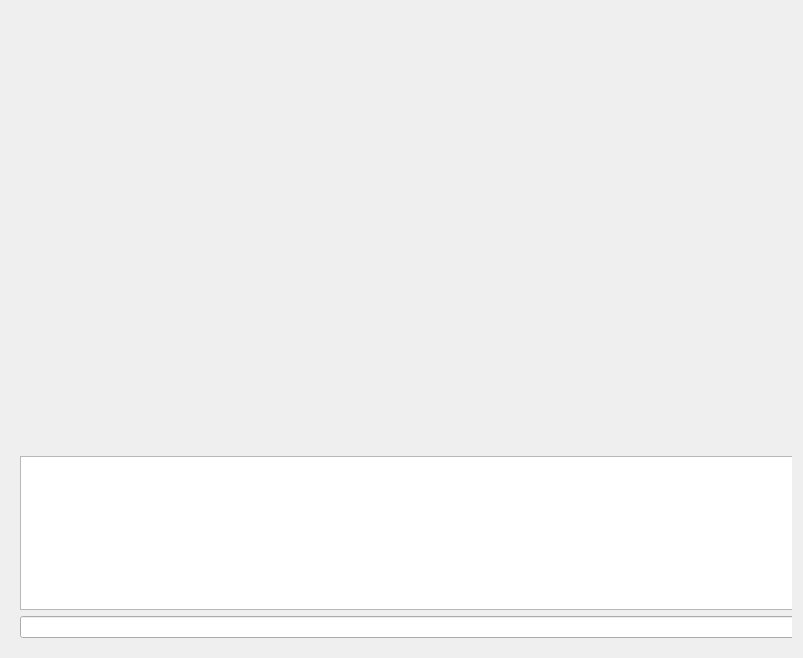
<?xml version="1.0" encoding="UTF-8"?>
<ui version="4.0">
 <class>CodeForm</class>
 <widget class="QWidget" name="CodeForm">
  <property name="geometry">
   <rect>
    <x>0</x>
    <y>0</y>
    <width>753</width>
    <height>622</height>
   </rect>
  </property>
  <property name="windowTitle">
   <string>Form</string>
  </property>
  <layout class="QGridLayout" name="gridLayout">
   <item row="0" column="0">
    <widget class="CodeEditor" name="text_widget" native="true">
     <property name="sizePolicy">
      <sizepolicy hsizetype="Expanding" vsizetype="Expanding">
       <horstretch>0</horstretch>
       <verstretch>0</verstretch>
      </sizepolicy>
     </property>
     <property name="minimumSize">
      <size>
       <width>781</width>
       <height>430</height>
      </size>
     </property>
     <property name="maximumSize">
      <size>
       <width>16777215</width>
       <height>16777215</height>
      </size>
     </property>
     <layout class="QFormLayout" name="formLayout">
      <property name="labelAlignment">
       <set>Qt::AlignRight|Qt::AlignTop|Qt::AlignTrailing</set>
      </property>
      <property name="formAlignment">
       <set>Qt::AlignRight|Qt::AlignTop|Qt::AlignTrailing</set>
      </property>
      <item row="0" column="0">
       <widget class="SearchForm" name="searchForm" native="true">
        <property name="sizePolicy">
         <sizepolicy hsizetype="Preferred" vsizetype="Preferred">
          <horstretch>0</horstretch>
          <verstretch>0</verstretch>
         </sizepolicy>
        </property>
        <property name="minimumSize">
         <size>
          <width>490</width>
          <height>67</height>
         </size>
        </property>
        <property name="maximumSize">
         <size>
          <width>490</width>
          <height>67</height>
         </size>
        </property>
        <property name="layoutDirection">
         <enum>Qt::LeftToRight</enum>
        </property>
       </widget>
      </item>
      <item row="1" column="0">
       <widget class="replaceForm" name="replaceform" native="true">
        <property name="minimumSize">
         <size>
          <width>590</width>
          <height>78</height>
         </size>
        </property>
        <property name="maximumSize">
         <size>
          <width>590</width>
          <height>78</height>
         </size>
        </property>
       </widget>
      </item>
     </layout>
    </widget>
   </item>
   <item row="1" column="0">
    <widget class="QWidget" name="IO_widget" native="true">
     <property name="sizePolicy">
      <sizepolicy hsizetype="Expanding" vsizetype="Preferred">
       <horstretch>0</horstretch>
       <verstretch>0</verstretch>
      </sizepolicy>
     </property>
     <property name="minimumSize">
      <size>
       <width>781</width>
       <height>200</height>
      </size>
     </property>
     <property name="maximumSize">
      <size>
       <width>16777215</width>
       <height>200</height>
      </size>
     </property>
     <property name="autoFillBackground">
      <bool>false</bool>
     </property>
     <layout class="QVBoxLayout" name="verticalLayout">
      <item>
       <widget class="QTextBrowser" name="textBrowser">
        <property name="sizePolicy">
         <sizepolicy hsizetype="Expanding" vsizetype="Preferred">
          <horstretch>0</horstretch>
          <verstretch>0</verstretch>
         </sizepolicy>
        </property>
        <property name="minimumSize">
         <size>
          <width>781</width>
          <height>0</height>
         </size>
        </property>
       </widget>
      </item>
      <item>
       <widget class="QLineEdit" name="lineEdit">
        <property name="sizePolicy">
         <sizepolicy hsizetype="Expanding" vsizetype="Preferred">
          <horstretch>0</horstretch>
          <verstretch>0</verstretch>
         </sizepolicy>
        </property>
        <property name="minimumSize">
         <size>
          <width>781</width>
          <height>0</height>
         </size>
        </property>
       </widget>
      </item>
     </layout>
    </widget>
   </item>
  </layout>
 </widget>
 <customwidgets>
  <customwidget>
   <class>CodeEditor</class>
   <extends>QWidget</extends>
   <header>codeeditor.h</header>
   <container>1</container>
  </customwidget>
  <customwidget>
   <class>SearchForm</class>
   <extends>QWidget</extends>
   <header>searchform.h</header>
   <container>1</container>
  </customwidget>
  <customwidget>
   <class>replaceForm</class>
   <extends>QWidget</extends>
   <header>replaceform.h</header>
   <container>1</container>
  </customwidget>
 </customwidgets>
 <resources/>
 <connections/>
</ui>
